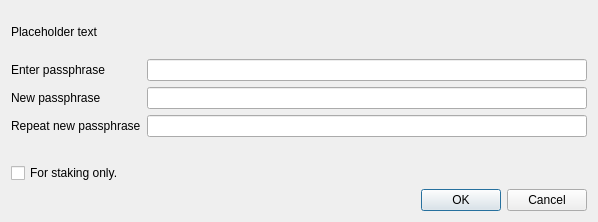
<?xml version="1.0" encoding="UTF-8"?>
<ui version="4.0">
 <class>AskPassphraseDialog</class>
 <widget class="QDialog" name="AskPassphraseDialog">
  <property name="geometry">
   <rect>
    <x>0</x>
    <y>0</y>
    <width>598</width>
    <height>222</height>
   </rect>
  </property>
  <property name="sizePolicy">
   <sizepolicy hsizetype="Preferred" vsizetype="Minimum">
    <horstretch>0</horstretch>
    <verstretch>0</verstretch>
   </sizepolicy>
  </property>
  <property name="minimumSize">
   <size>
    <width>550</width>
    <height>0</height>
   </size>
  </property>
  <property name="windowTitle">
   <string>Passphrase Dialog</string>
  </property>
  <layout class="QVBoxLayout" name="verticalLayout">
   <property name="sizeConstraint">
    <enum>QLayout::SetMinimumSize</enum>
   </property>
   <item>
    <widget class="QLabel" name="warningLabel">
     <property name="text">
      <string notr="true">Placeholder text</string>
     </property>
     <property name="textFormat">
      <enum>Qt::RichText</enum>
     </property>
     <property name="wordWrap">
      <bool>true</bool>
     </property>
    </widget>
   </item>
   <item>
    <layout class="QFormLayout" name="formLayout">
     <property name="sizeConstraint">
      <enum>QLayout::SetMinimumSize</enum>
     </property>
     <property name="fieldGrowthPolicy">
      <enum>QFormLayout::AllNonFixedFieldsGrow</enum>
     </property>
     <item row="0" column="0">
      <widget class="QLabel" name="passLabel1">
       <property name="text">
        <string>Enter passphrase</string>
       </property>
      </widget>
     </item>
     <item row="0" column="1">
      <widget class="QLineEdit" name="passEdit1">
       <property name="echoMode">
        <enum>QLineEdit::Password</enum>
       </property>
      </widget>
     </item>
     <item row="1" column="0">
      <widget class="QLabel" name="passLabel2">
       <property name="text">
        <string>New passphrase</string>
       </property>
      </widget>
     </item>
     <item row="1" column="1">
      <widget class="QLineEdit" name="passEdit2">
       <property name="echoMode">
        <enum>QLineEdit::Password</enum>
       </property>
      </widget>
     </item>
     <item row="2" column="0">
      <widget class="QLabel" name="passLabel3">
       <property name="text">
        <string>Repeat new passphrase</string>
       </property>
      </widget>
     </item>
     <item row="2" column="1">
      <widget class="QLineEdit" name="passEdit3">
       <property name="echoMode">
        <enum>QLineEdit::Password</enum>
       </property>
      </widget>
     </item>
     <item row="3" column="1">
      <widget class="QLabel" name="capsLabel">
       <property name="font">
        <font>
         <weight>75</weight>
         <bold>true</bold>
        </font>
       </property>
       <property name="text">
        <string/>
       </property>
       <property name="alignment">
        <set>Qt::AlignCenter</set>
       </property>
      </widget>
     </item>
     <item row="4" column="0" colspan="2">
      <widget class="QCheckBox" name="stakingCheckBox">
       <property name="toolTip">
        <string>Serves to disable the trivial sendmoney when OS account compromised. Provides no real security.</string>
       </property>
       <property name="text">
        <string>For staking only.</string>
       </property>
      </widget>
     </item>
    </layout>
   </item>
   <item>
    <widget class="QDialogButtonBox" name="buttonBox">
     <property name="orientation">
      <enum>Qt::Horizontal</enum>
     </property>
     <property name="standardButtons">
      <set>QDialogButtonBox::Cancel|QDialogButtonBox::Ok</set>
     </property>
    </widget>
   </item>
  </layout>
 </widget>
 <resources/>
 <connections>
  <connection>
   <sender>buttonBox</sender>
   <signal>accepted()</signal>
   <receiver>AskPassphraseDialog</receiver>
   <slot>accept()</slot>
   <hints>
    <hint type="sourcelabel">
     <x>20</x>
     <y>20</y>
    </hint>
    <hint type="destinationlabel">
     <x>20</x>
     <y>20</y>
    </hint>
   </hints>
  </connection>
  <connection>
   <sender>buttonBox</sender>
   <signal>rejected()</signal>
   <receiver>AskPassphraseDialog</receiver>
   <slot>reject()</slot>
   <hints>
    <hint type="sourcelabel">
     <x>20</x>
     <y>20</y>
    </hint>
    <hint type="destinationlabel">
     <x>20</x>
     <y>20</y>
    </hint>
   </hints>
  </connection>
 </connections>
</ui>
